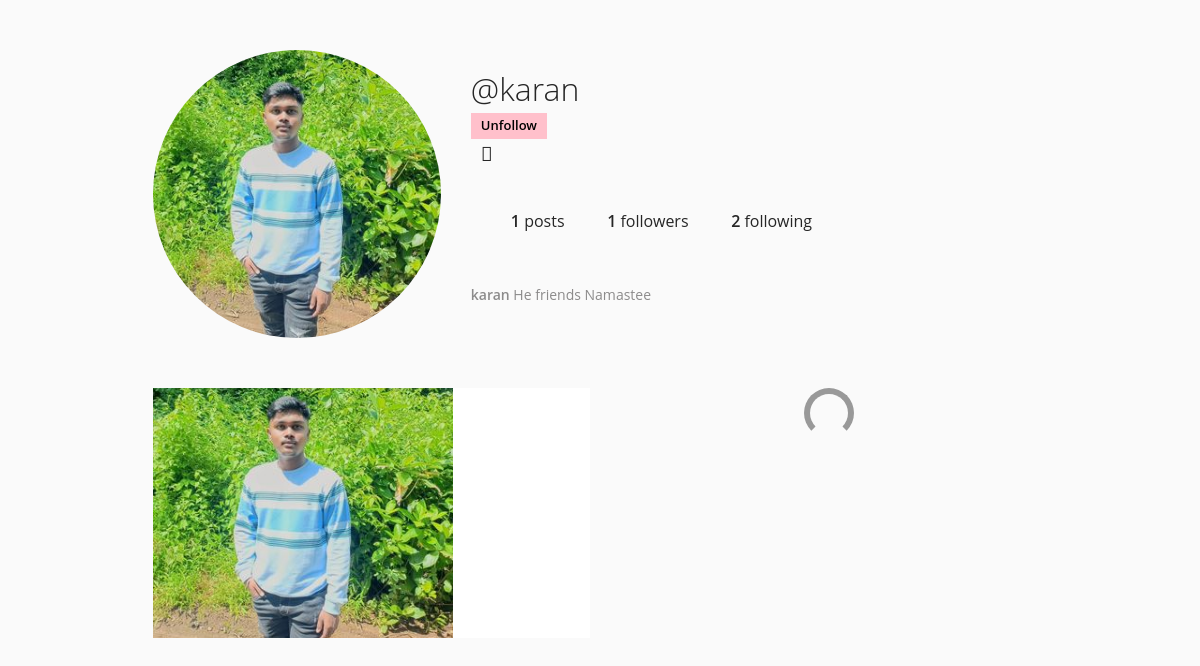
The app's page /profile2/karan (signed in) with its own data.
### core/models.py (models this page shows, shortened)
class Profile_User(models.Model):
    user = models.ForeignKey(User, on_delete=models.CASCADE)
    id_user = models.IntegerField()
    bio = models.TextField(blank=True)
    profileimg = models.ImageField(upload_to='profile_images', default='blank-profile-picture-973460_1280.png')  #YE Defautly profile banate samay sab kon ek default img chipkadekaga  Issse ka main kamm - ye media folder mai ek profile-images karke folder create karega jab koi profile photo ko update karne jayega eg.sample.png, aur uska address kesa hoga -(profile_images/sample.png)
    location = models.CharField(max_length=100, blank=True)

class Post(models.Model):
    id = models.UUIDField(primary_key=True, default=uuid.uuid4)
    user = models.CharField(max_length=100)
    image = models.ImageField(upload_to='posr_images')
    caption = models.TextField(max_length=100)
    created_at = models.DateTimeField(default=datetime.now)
    no_of_likes = models.IntegerField(default=0)

### core/views.py (the view)
# urls.py: path('profile2/<str:pk>', views.profile2, name='profile2'),
@login_required(login_url='signin')
def profile2(request, pk):
    user_object = User.objects.get(username=pk)
    user_profile = Profile_User.objects.get(user=user_object)
    user_posts = Post.objects.filter(user=pk)
    user_posts_grid_mai_all_post_ayenge = Post.objects.all()
    user_post_length = len(user_posts)
    follower = request.user.username
    user = pk
    if FollowersCount.objects.filter(follower=follower, user=user).first():
        button_text ='Unfollow'
    else:
        button_text ='Follow'
    user_follower = len(FollowersCount.objects.filter(user=pk))
    user_following = len(FollowersCount.objects.filter(follower=pk))
    context = {
        'user_profile' : user_profile,
        'user_object' : user_object,
        'user_posts' : user_posts,
        'user_posts_grid_mai_all_post_ayenge' : user_posts_grid_mai_all_post_ayenge,
        'user_post_length' :user_post_length,
        'button_text': button_text,
        'user_follower' : user_follower,
        'user_following' : user_following,
    }
    return render(request, 'profile2.html', context )

### templates/profile2.html (shortened to what this page needs)
{% load static %}
<!DOCTYPE html>
<html lang="en">
<head>
    <link rel="stylesheet" href="{% static 'css/main.min.css' %}">
    <link rel="stylesheet" href="{% static 'css/style.css' %}">
    <link rel="stylesheet" href="{% static 'css/color.css' %}">
    <link rel="stylesheet" href="{% static 'css/responsive.css' %}">
    <link rel='stylesheet' href='https://cdnjs.cloudflare.com/ajax/libs/fancybox/3.5.7/jquery.fancybox.min.css'>
</head>
<body>
    <header>
        <div class="container">
           <div class="profile">
              <div class="profile-image">
                 <img src="{{user_profile.profileimg.url}}" alt="">
              </div>
              <div class="profile-user-settings">
                 <h1 class="profile-user-name">@{{user_profile.user.username}}</h1>
                 <form action="/follow2" method="POST">
					{% if user_object.username == user.username %}
					<a href="/settings" data-ripple="">Account Settings</a>
					{% else %}
					<a data-ripple=""><button type="submit" style="background-color: #ffc0cb; border: #ffc0cb;">{{button_text}}</button></a>
					{% endif %}
				</form>
                 <button class="btn profile-settings-btn" aria-label="profile settings"><i class="fas fa-cog" aria-hidden="true"></i></button>
              </div>
              <div class="profile-stats">
                 <ul>
                    <li><span class="profile-stat-count">{{user_post_length}}</span>  posts</li>
                    <li><span class="profile-stat-count">{{user_follower}}</span> followers</li>
                    <li><span class="profile-stat-count">{{user_following}}</span> following</li>
                 </ul>
              </div>
              <div class="profile-bio">
                 <p><span class="profile-real-name">{{user_profile.user.username}} </span>{{user_profile.bio}}</p>
              </div>
           </div>
        </div>
     </header>
     <main>
         <div class="container">
             <div class="gallery">
               {% for post in user_posts %}
              <div class="gallery-item" tabindex="0">
                    <div class="card">
                        <div class="card-image">
                        <a href="{{post.image.url}}" data-fancybox="gallery" data-caption="Caption Images 1">
                        <img src="{{post.image.url}}" class="gallery-image"  style="height: 250px; width: 300px;" alt="">
                        </a>
                       </div>
                    </div>
            </div>
            {% endfor %}
           <div class="loader"></div>
        </div>
     </main>
</body>
</html>

### static/css/color.css (style rules this page uses)
#nprogress .bar, .timeline-info > ul li a::before, .add-btn > a, .activitiez > li::before, form button, .colla-apps > li a:hover, a.underline:before, .setting-row input:checked + label, .user-avatar:hover .edit-phto, .error-meta > a, .color-bg, .add-butn, .nav.nav-tabs.likes-btn > li a.active, a.dislike-btn, .drop > a:hover, .btn-view.btn-load-more:hover, .accordion .card h5 button[aria-expanded="true"], .chat-head, .f-page > figure em, .inbox-panel-head > ul > li > a, .nav-tabs--left .nav-link.active, .nav-tabs--left .nav-link.active:hover, footer .widget-title h4::before, #topcontrol, .sidebar .widget-title::before, .f-title::before, .g-post-classic > figure > i::after, .purify > a, .help-list > a:hover, .open-position::before, .info > a, .category-box:hover, .category-box.selected, a.main-btn, .section-heading::before, .getquot-baner, .more-branches > h4::before, .is-helpful > a, .cart-optionz > li > a:hover, .paginationz > li a:hover, .paginationz > li a.active, .shopping-cart, a.btn2:hover, .form-submit > input[type="submit"], button.submit-checkout, .delete-cart:hover, .proceed .button, .amount-area .update-cart, a.addnewforum, .apply-bttons > a { background: orange; }

### templates/profile2.html (style rules this page uses)
:root { font-size: 10px; }
*, *::before, *::after { box-sizing: border-box; }
body { font-family: "Open Sans", Arial, sans-serif; min-height: 100vh; background-color: #fafafa; color: #262626; padding-bottom: 3rem; }
img { display: block; }
.container { max-width: 93.5rem; margin: 0 auto; padding: 0 2rem; }
.btn { display: inline-block; font: inherit; background: none; border: none; color: inherit; padding: 0; cursor: pointer; }
.profile { padding: 5rem 0; }
.profile::after { content: ""; display: block; clear: both; }
.profile-image { float: left; width: calc(33.333% - 1rem); display: flex; justify-content: center; align-items: center; margin-right: 3rem; }
.profile-image img { border-radius: 50%; }
.profile-user-settings, .profile-stats, .profile-bio { float: left; width: calc(66.666% - 2rem); }
.profile-user-settings { margin-top: 1.1rem; }
.profile-user-name { display: inline-block; font-size: 3.2rem; font-weight: 300; }
.profile-settings-btn { font-size: 2rem; margin-left: 1rem; }
.profile-stats { margin-top: 2.3rem; }
.profile-stats li { display: inline-block; font-size: 1.6rem; line-height: 1.5; margin-right: 4rem; cursor: pointer; }
.profile-stats li:last-of-type { margin-right: 0; }
.profile-bio { font-size: 1.6rem; font-weight: 400; line-height: 1.5; margin-top: 2.3rem; }
.profile-real-name, .profile-stat-count, .profile-edit-btn { font-weight: 600; }
.gallery { display: flex; flex-wrap: wrap; margin: -1rem -1rem; padding-bottom: 3rem; }
.gallery-item { position: relative; flex: 1 0 22rem; margin: 1rem; color: #fff; cursor: pointer; }
.gallery-image { width: 100%; height: 100%; object-fit: cover; }
.loader { width: 5rem; height: 5rem; border: 0.6rem solid #999; border-bottom-color: transparent; border-radius: 50%; margin: 0 auto; animation: loader 500ms linear infinite; }

### records on screen
Profile_User: profileimg (picture), user.username "karan", bio "He friends Namastee"
Post: image (picture)

### other values on screen
{{ button_text }} "Unfollow"
{{ user_post_length }} "1"
{{ user_follower }} "1"
{{ user_following }} "2"
